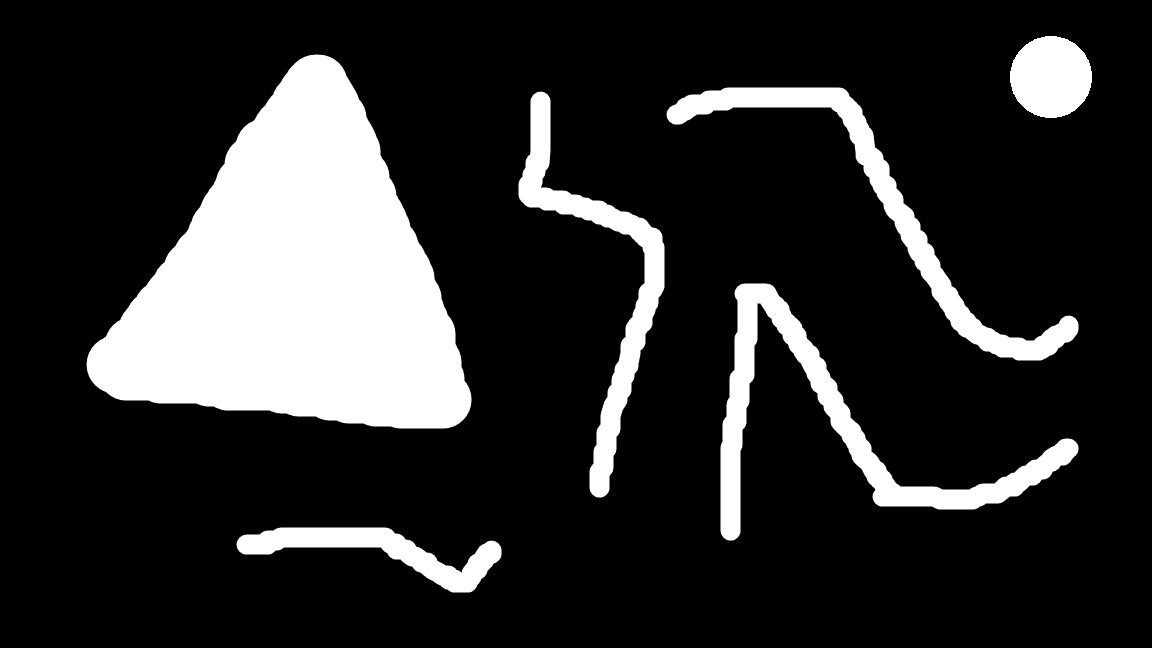
#> input picture abstract.png, 1152 x 648 px, found by its file name
$ python labeling.py
#> lines starting #> are read from the running program, lines starting #| are printed output that depends on the picture; after the words box and inside, x2 and y2 are one past the last pixel; in counts of white or black regions, pixels touching at a corner belong together
import cv2
import numpy as np

img = cv2.imread('cardGameProject/abstract.png', cv2.IMREAD_GRAYSCALE)
#> img is the input picture: shape (648, 1152); min 0, max 255, mean 45.1
_, binary_image = cv2.threshold(img, 127, 255, cv2.THRESH_BINARY)
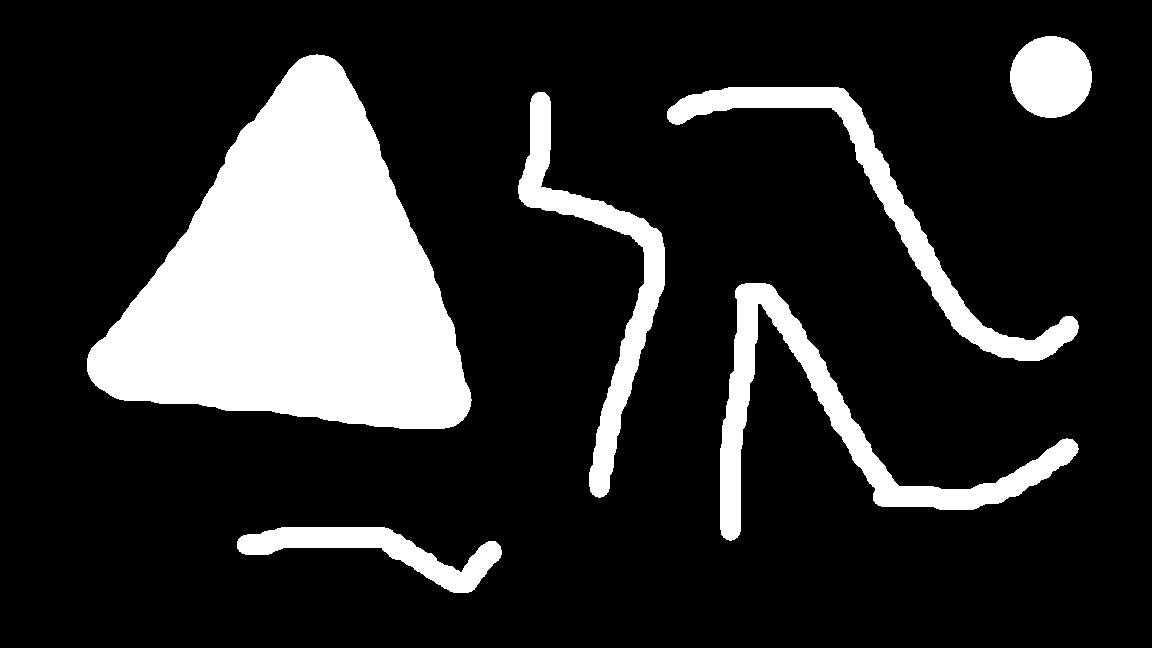
#> binary_image: shape (648, 1152); 17.8% white; 6 white regions, box (x1, y1, x2, y2) and area: (87, 54, 472, 429) 83672, (720, 283, 1079, 541) 15091, (667, 87, 1079, 361) 12149, (518, 92, 665, 498) 10656, (237, 527, 502, 593) 6184, (1010, 36, 1092, 118) 5264

num_labels, labels_im = cv2.connectedComponents(binary_image)
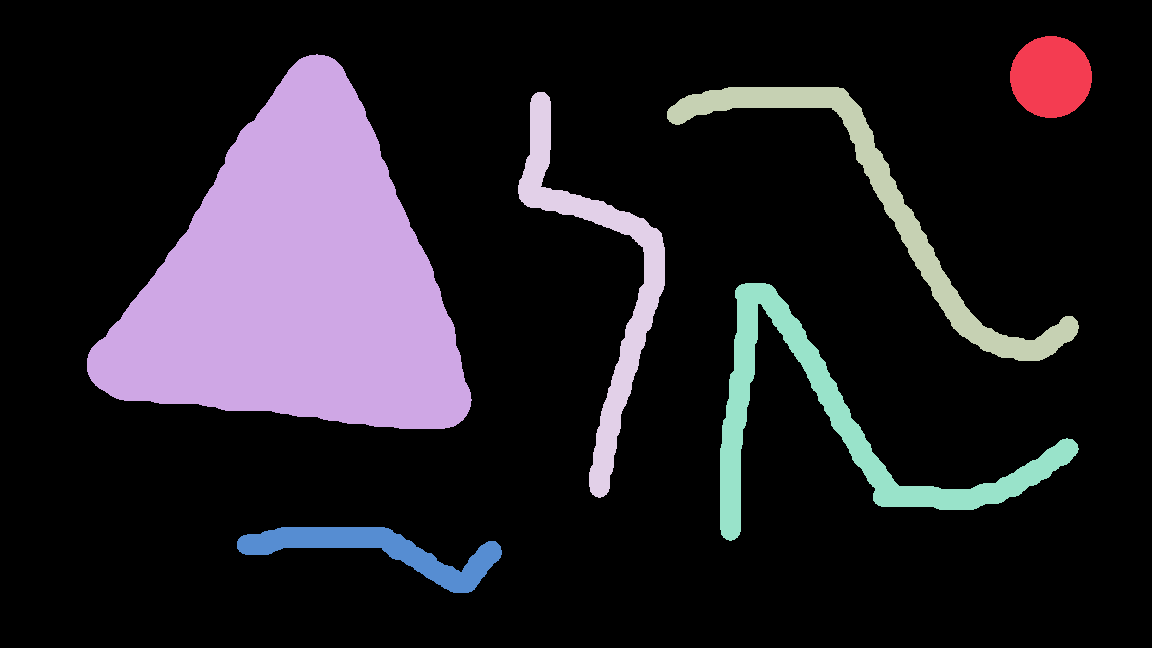
#> labels_im: shape (648, 1152) int32; 7 distinct labels, from 0 to 6; one colour per label, 0 black
#> num_labels = 7
np.savetxt('cardGameProject/labeling.txt', labels_im, fmt='%d')
output_image = np.zeros((img.shape[0], img.shape[1], 3), np.uint8)
colors = np.random.randint(0, 255, size=(num_labels, 3))
#> colors = [[172, 47, 117], [192, 67, 251], [195, 103, 9], [211, 21, 242], [36, 87, 70], [216, 88, 140], [58, 193, 230]]

for label in range(1, num_labels):
    output_image[labels_im == label] = colors[label]
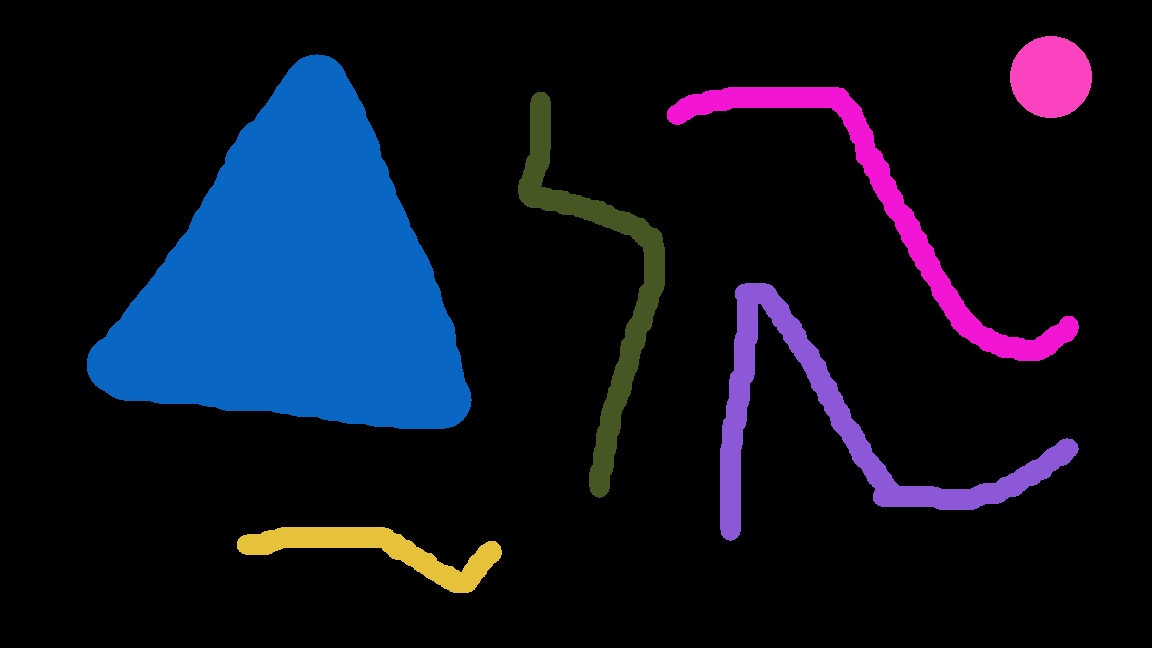
#> output_image: shape (648, 1152, 3); mean of channels 0, 1, 2 32, 17, 12.5; drawn as B, G, R

cv2.imshow('Original Image', img)
cv2.imshow('Labeled Image', output_image)
cv2.waitKey(0)
cv2.destroyAllWindows()
